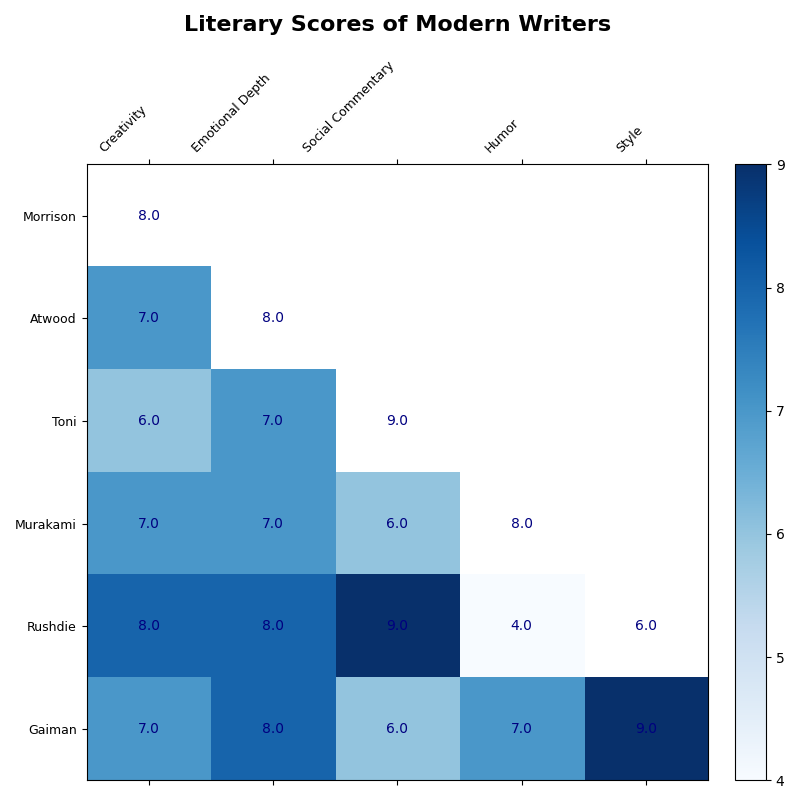

Recreate this plot in Python.
import matplotlib.pyplot as plt
import numpy as np

categories = ['Creativity', 'Emotional Depth', 'Social Commentary', 'Humor', 'Style']
modern_writers = ['Morrison', 'Atwood', 'Toni', 'Murakami', 'Rushdie']

modern_data = {
    'Morrison': [8, 9, 8, 5, 7],
    'Atwood': [7, 8, 7, 6, 8],
    'Toni': [6, 7, 9, 6, 7],
    'Murakami': [7, 7, 6, 8, 8],
    'Rushdie': [8, 8, 9, 4, 6],
    'Gaiman': [7, 8, 6, 7, 9]
}

heatmap_data = np.array([modern_data[writer] for writer in modern_writers + ['Gaiman']])
mask = np.triu(np.ones_like(heatmap_data, dtype=bool))
masked_data = np.ma.masked_where(mask, heatmap_data)

fig, ax_heatmap = plt.subplots(figsize=(8, 8))

cax = ax_heatmap.matshow(masked_data, cmap='Blues', aspect='auto')

ax_heatmap.set_xticks(np.arange(len(categories)))
ax_heatmap.set_yticks(np.arange(len(modern_writers) + 1))
ax_heatmap.set_xticklabels(categories, rotation=45, ha='right', fontsize=9)
ax_heatmap.set_yticklabels(modern_writers + ['Gaiman'], fontsize=9)

for i in range(heatmap_data.shape[0]):
    for j in range(heatmap_data.shape[1]):
        if i >= j:
            ax_heatmap.text(j, i, f"{heatmap_data[i, j]:.1f}", ha='center', va='center', color='navy')

ax_heatmap.set_title('Literary Scores of Modern Writers', size=16, weight='bold', pad=20)

fig.colorbar(cax, ax=ax_heatmap, orientation='vertical', fraction=0.046, pad=0.04)

plt.tight_layout()
plt.show()
